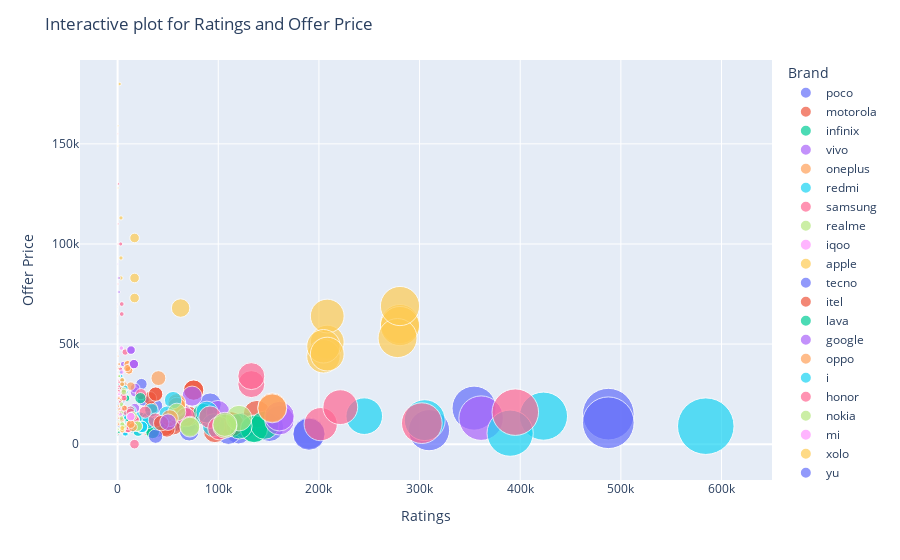

Notebook code for this chart:
### Markdown cell above
#### From the above scatter plot we infer that only certain phone brands like Xiaomi, Redmi, vivo and other brands support 5g and also most of the phones contain a battery mah of 5000.

### Code cell
fig = px.scatter(df, x="Ratings", y="Offer_Price", color="Brand",
                 hover_name='Product Name', size = 'Ratings', size_max = 40)
fig.update_layout(title="Interactive plot for Ratings and Offer Price", xaxis_title="Ratings", yaxis_title="Offer Price")
fig.show()

### Figure 1 — Plotly figure (JSON) as saved in the notebook; plotly's stock layout.template omitted (floating-point values rounded to 4 significant figures)
{"data": [{"hovertemplate": "<b>%{hovertext}</b><br><br>Brand=poco<br>Ratings=%{marker.size}<br>Offer_Price=%{y}<extra></extra>", "hovertext": ["POCO C55", "POCO C51", "POCO C51", "POCO C55", "POCO M6 5G", "POCO M6 5G", "POCO C65", "POCO C65", "POCO M6 Pro 5G", "POCO C65", "POCO C51 - Locked with Airtel Prepaid", "POCO M6 5G", "POCO M6 Pro 5G", "POCO M5", "POCO M4 Pro", "POCO M6 Pro 5G", "POCO X6 Pro 5G", "POCO X6 Pro 5G", "POCO X6 5G", "POCO X6 5G", "POCO M5", "POCO X6 5G", "POCO M3", "POCO M4 5G", "POCO F4 5G", "POCO M3", "POCO F5 5G", "POCO X4 Pro 5G", "POCO M3", "POCO M6 Pro 5G", "POCO C3", "POCO F4 5G", "POCO M2 Pro", "POCO M4 Pro 5G", "POCO X4 Pro 5G", "POCO M2 Reloaded", "POCO X5 5G", "POCO C31", "POCO C50", "POCO F5 5G"], "legendgroup": "poco", "marker": {"color": "#636efa", "size": [120063, 190137, 7363, 110099, 7944, 10560, 8148, 2452, 72667, 1281, 190137, 2053, 58521, 38882, 27838, 8911, 3201, 2585, 4712, 811, 18782, 811, 126448, 54414, 5457, 487533, 4966, 25592, 487533, 58521, 309418, 5702, 354140, 59655, 91928, 68055, 37750, 150821, 71124, 23706], "sizemode": "area", "sizeref": 365.2, "symbol": "circle"}, "mode": "markers", "name": "poco", "orientation": "v", "showlegend": true, "type": "scatter", "x": [120063, 190137, 7363, 110099, 7944, 10560, 8148, 2452, 72667, 1281, 190137, 2053, 58521, 38882, 27838, 8911, 3201, 2585, 4712, 811, 18782, 811, 126448, 54414, 5457, 487533, 4966, 25592, 487533, 58521, 309418, 5702, 354140, 59655, 91928, 68055, 37750, 150821, 71124, 23706], "xaxis": "x", "y": [6499, 5499, 5999, 5999, 10999, 9999, 7499, 8299, 11999, 8999, 4999, 12499, 10999, 6999, 9999, 13999, 25999, 27999, 20999, 23999, 7999, 22999, 9498, 14999, 21999, 14999, 30999, 21999, 10699, 10999, 6990, 29999, 17999, 16999, 19999, 9599, 18999, 8499, 6499, 29999], "yaxis": "y"}, {"hovertemplate": "<b>%{hovertext}</b><br><br>Brand=motorola<br>Ratings=%{marker.size}<br>Offer_Price=%{y}<extra></extra>", "hovertext": ["Motorola G34 5G", "Motorola G34 5G", "Motorola g54 5G", "Motorola g54 5G", "MOTOROLA g24 Power", "Motorola g84 5G", "Motorola G34 5G", "Motorola G34 5G", "Motorola Edge 40 Neo", "Motorola e13", "Motorola Edge 40 Neo", "MOTOROLA g24 Power", "MOTOROLA G04", "MOTOROLA g24 Power", "Motorola Edge 40 Neo", "Motorola e13", "MOTOROLA G04", "Motorola G32", "Motorola Edge 40", "Motorola G32", "Motorola Edge 40", "Motorola g13", "Motorola G9", "Motorola e32", "Motorola G60", "Motorola e32", "Motorola E7 Plus"], "legendgroup": "motorola", "marker": {"color": "#EF553B", "size": [12852, 12852, 70860, 63653, 941, 33047, 13322, 13322, 37801, 96674, 32129, 994, 590, 994, 37801, 29497, 403, 113007, 75561, 113007, 75561, 55659, 47160, 23905, 138459, 23905, 48984], "sizemode": "area", "sizeref": 365.2, "symbol": "circle"}, "mode": "markers", "name": "motorola", "orientation": "v", "showlegend": true, "type": "scatter", "x": [12852, 12852, 70860, 63653, 941, 33047, 13322, 13322, 37801, 96674, 32129, 994, 590, 994, 37801, 29497, 403, 113007, 75561, 113007, 75561, 55659, 47160, 23905, 138459, 23905, 48984], "xaxis": "x", "y": [11999, 11999, 13999, 15999, 7999, 17999, 10999, 10999, 24999, 6499, 22999, 8999, 6999, 8999, 24999, 7499, 7999, 9999, 26999, 9999, 26999, 8999, 7999, 7499, 14999, 7499, 7580], "yaxis": "y"}, {"hovertemplate": "<b>%{hovertext}</b><br><br>Brand=infinix<br>Ratings=%{marker.size}<br>Offer_Price=%{y}<extra></extra>", "hovertext": ["Infinix SMART 8", "Infinix SMART 8", "Infinix SMART 8 HD", "Infinix Note 30 5G", "Infinix Note 30 5G", "Infinix HOT 40i", "Infinix Zero 30 5G", "Infinix Zero 30 5G", "Infinix Zero 30 5G", "Infinix Zero 30 5G", "Infinix HOT 30 5G", "Infinix HOT 30 5G", "Infinix SMART 7", "Infinix SMART 7", "Infinix HOT 30i", "Infinix HOT 30i", "Infinix Smart 7 HD", "Infinix Smart 7 HD", "Infinix HOT 12 Play", "Infinix Hot 12 Pro", "Infinix Note 12 TURBO"], "legendgroup": "infinix", "marker": {"color": "#00cc96", "size": [1388, 7155, 20239, 4226, 85232, 1098, 3097, 8705, 8705, 3097, 4728, 25996, 135535, 135535, 146178, 27672, 34803, 34803, 120913, 12581, 9291], "sizemode": "area", "sizeref": 365.2, "symbol": "circle"}, "mode": "markers", "name": "infinix", "orientation": "v", "showlegend": true, "type": "scatter", "x": [1388, 7155, 20239, 4226, 85232, 1098, 3097, 8705, 8705, 3097, 4728, 25996, 135535, 135535, 146178, 27672, 34803, 34803, 120913, 12581, 9291], "xaxis": "x", "y": [8699, 7099, 6399, 14999, 14999, 9499, 21999, 22999, 22999, 21999, 12499, 12999, 7799, 7499, 9499, 8399, 6199, 6199, 8999, 10999, 12999], "yaxis": "y"}, {"hovertemplate": "<b>%{hovertext}</b><br><br>Brand=vivo<br>Ratings=%{marker.size}<br>Offer_Price=%{y}<extra></extra>", "hovertext": ["vivo T2x 5G", "vivo T2x 5G", "vivo T2x 5G", "vivo T2 5G", "vivo T2 5G", "vivo T2 Pro 5G", "vivo T2x 5G", "vivo Y16", "vivo Y02t", "vivo Y27", "vivo Y27", "vivo Y16", "vivo Y16", "vivo Y16", "vivo Y16", "vivo V29e 5G", "vivo V29e 5G", "vivo Y200 5G", "vivo Y16", "vivo Y16", "vivo Y27", "vivo Y16", "vivo Y17s", "vivo Y17s", "vivo Y56 5G", "vivo Y28 5G", "vivo Y28 5G", "vivo Y56 5G", "vivo Y28 5G", "vivo Y02", "vivo V27 5G", "vivo Y36", "vivo V29 5G", "vivo Y02", "vivo V27 5G", "vivo X100", "vivo V29 Pro 5G", "vivo X100", "vivo Y200e 5G", "vivo Y200 5G", "vivo Y33T", "vivo Y01A", "vivo Y200 5G", "vivo Y200 5G", "vivo X100 Pro"], "legendgroup": "vivo", "marker": {"color": "#ab63fa", "size": [361183, 64632, 160810, 17135, 99769, 74022, 160810, 6938, 3396, 1271, 1271, 6938, 6938, 3105, 3105, 17354, 17354, 1744, 6938, 6938, 1271, 3105, 779, 779, 3939, 122, 89, 3939, 75, 1263, 3534, 1044, 2417, 1263, 3534, 149, 5488, 149, 17, 1744, 2871, 96, 1744, 1744, 410], "sizemode": "area", "sizeref": 365.2, "symbol": "circle"}, "mode": "markers", "name": "vivo", "orientation": "v", "showlegend": true, "type": "scatter", "x": [361183, 64632, 160810, 17135, 99769, 74022, 160810, 6938, 3396, 1271, 1271, 6938, 6938, 3105, 3105, 17354, 17354, 1744, 6938, 6938, 1271, 3105, 779, 779, 3939, 122, 89, 3939, 75, 1263, 3534, 1044, 2417, 1263, 3534, 149, 5488, 149, 17, 1744, 2871, 96, 1744, 1744, 410], "xaxis": "x", "y": [12999, 14999, 11999, 17999, 15999, 23999, 13999, 9900, 7499, 11905, 11626, 9955, 9618, 9850, 9930, 25999, 27999, 23999, 9999, 16999, 11999, 9887, 11499, 10499, 16555, 15499, 16999, 17999, 13999, 8780, 35999, 14999, 36999, 8499, 36999, 69999, 39999, 69999, 20999, 21999, 16380, 8288, 23275, 23340, 89999], "yaxis": "y"}, {"hovertemplate": "<b>%{hovertext}</b><br><br>Brand=oneplus<br>Ratings=%{marker.size}<br>Offer_Price=%{y}<extra></extra>", "hovertext": ["OnePlus Nord CE 3 Lite 5G", "OnePlus Nord CE 3 Lite 5G", "OnePlus Nord CE 3 Lite 5G", "OnePlus Nord CE 3 Lite 5G", "OnePlus Nord CE 3 Lite 5G", "OnePlus Nord CE 3 Lite 5G", "OnePlus Nord CE 3 Lite 5G", "OnePlus Nord CE3 5G", "OnePlus Nord CE 2 Lite 5G", "OnePlus Nord CE3 5G", "OnePlus 12R", "OnePlus 12R", "OnePlus Nord CE 3 Lite 5G", "OnePlus 12R", "OnePlus 12R", "OnePlus Nord CE 3 Lite 5G", "OnePlus Nord CE 2 Lite 5G", "OnePlus Nord 3 5G", "OnePlus Nord 3 5G", "OnePlus Nord 3 5G", "OnePlus 11R 5G", "OnePlus 11R 5G", "OnePlus 11R 5G", "OnePlus Nord 3 5G", "OnePlus 11R 5G", "OnePlus 11R 5G", "OnePlus 11R 5G", "OnePlus 10R", "OnePlus 12", "OnePlus 12", "OnePlus 12", "OnePlus N20 SE", "OnePlus N20 SE", "OnePlus Nord CE 2 5G", "OnePlus 12", "OnePlus Nord CE 2 5G", "OnePlus Nord CE 5G", "OnePlus 10 Pro 5G", "OnePlus Nord CE 2 5G", "OnePlus Nord 2T 5G", "OnePlus N20 SE"], "legendgroup": "oneplus", "marker": {"color": "#FFA15A", "size": [58750, 58750, 58750, 58750, 58750, 58750, 58750, 5583, 153645, 5583, 257, 257, 58750, 99, 99, 58750, 153645, 1362, 3718, 3718, 9973, 11273, 11273, 1362, 9973, 11273, 11273, 6666, 82, 69, 69, 265, 265, 3242, 82, 3242, 51, 567, 3242, 13132, 265], "sizemode": "area", "sizeref": 365.2, "symbol": "circle"}, "mode": "markers", "name": "oneplus", "orientation": "v", "showlegend": true, "type": "scatter", "x": [58750, 58750, 58750, 58750, 58750, 58750, 58750, 5583, 153645, 5583, 257, 257, 58750, 99, 99, 58750, 153645, 1362, 3718, 3718, 9973, 11273, 11273, 1362, 9973, 11273, 11273, 6666, 82, 69, 69, 265, 265, 3242, 82, 3242, 51, 567, 3242, 13132, 265], "xaxis": "x", "y": [19549, 18396, 18101, 19599, 19879, 19950, 18498, 22848, 18350, 22988, 38891, 38892, 20810, 45450, 45828, 18988, 17885, 36000, 28028, 30500, 39927, 36860, 38489, 37850, 40009, 37999, 36935, 29750, 68475, 63622, 64440, 14399, 12873, 22495, 69184, 23945, 22989, 43999, 21999, 28999, 13690], "yaxis": "y"}, {"hovertemplate": "<b>%{hovertext}</b><br><br>Brand=redmi<br>Ratings=%{marker.size}<br>Offer_Price=%{y}<extra></extra>", "hovertext": ["REDMI 13C", "REDMI A2", "REDMI A2", "REDMI 13C", "REDMI 12 5G", "REDMI 12 5G", "REDMI 12", "REDMI 13c 5G", "REDMI 13c 5G", "REDMI 13c 5G", "REDMI 13c 5G", "REDMI 13c 5G", "REDMI 13c 5G", "REDMI 13c 5G", "REDMI Note 13 5G", "REDMI Note 13 Pro 5G", "REDMI Note 13 5G", "REDMI Note 13 5G", "REDMI Note 13 5G", "REDMI Note 13 5G", "REDMI A3", "REDMI Note 13 5G", "REDMI Note 13 5G", "REDMI Note 13 Pro 5G", "REDMI Note 12", "REDMI 10 Power", "REDMI 13C", "REDMI 12", "REDMI A3", "REDMI 13c 5G", "REDMI 12C", "REDMI 12C", "REDMI A3", "REDMI A2", "REDMI Note 13 Pro+ 5G", "REDMI Note 13 Pro 5G", "REDMI Note 12 5G", "REDMI 11 Prime", "REDMI Note 11", "REDMI A2+", "REDMI Note 12 5G", "REDMI 12C", "REDMI Note 13 Pro+ 5G", "REDMI 10 Power", "REDMI 10 Power", "REDMI A2+", "REDMI 12C", "REDMI Note 12 5G", "REDMI 12 5G", "REDMI 12C", "REDMI 13C", "REDMI 12C", "REDMI 13C", "REDMI Note 10S", "REDMI 9 Power", "REDMI Note 11S", "REDMI Note 12", "REDMI Note 11S", "REDMI Note 13 Pro+ 5G", "REDMI 12C", "REDMI A2+", "REDMI 10A SPORT", "REDMI Note 12 Pro 5G", "REDMI A1+", "REDMI 11 Prime", "REDMI 12C", "REDMI 9i", "Redmi Note 7S", "Redmi 7A", "REDMI K50i 5G", "REDMI Note 11", "REDMI 11 Prime 5G", "REDMI 11 Prime 5G", "REDMI 10A", "REDMI Note 10S", "REDMI Note 12 5G", "REDMI 10A", "REDMI 10A", "REDMI 10A", "Redmi 9A Sport", "REDMI Note 10T 5G", "Redmi Note 7S", "REDMI 11 Prime 5G", "REDMI 11 Prime 5G", "REDMI Note 11 SE"], "legendgroup": "redmi", "marker": {"color": "#19d3f3", "size": [1958, 7724, 20399, 1114, 11126, 21810, 40453, 1930, 1053, 1513, 1053, 1930, 1513, 1053, 940, 7291, 275, 732, 275, 275, 145, 732, 732, 7291, 30472, 5887, 723, 95346, 50, 1930, 4447, 24250, 55, 7724, 3250, 847, 8464, 18172, 2903, 2761, 4662, 4447, 3250, 5887, 5887, 2761, 24250, 14105, 6337, 24250, 1958, 4447, 723, 88762, 245051, 4474, 30472, 1586, 3250, 24250, 2761, 1540, 55143, 13196, 7787, 24250, 584356, 423116, 389975, 3883, 2803, 2894, 2894, 234, 8231, 14105, 2791, 2791, 14069, 7382, 33661, 305147, 4420, 4420, 49226], "sizemode": "area", "sizeref": 365.2, "symbol": "circle"}, "mode": "markers", "name": "redmi", "orientation": "v", "showlegend": true, "type": "scatter", "x": [1958, 7724, 20399, 1114, 11126, 21810, 40453, 1930, 1053, 1513, 1053, 1930, 1513, 1053, 940, 7291, 275, 732, 275, 275, 145, 732, 732, 7291, 30472, 5887, 723, 95346, 50, 1930, 4447, 24250, 55, 7724, 3250, 847, 8464, 18172, 2903, 2761, 4662, 4447, 3250, 5887, 5887, 2761, 24250, 14105, 6337, 24250, 1958, 4447, 723, 88762, 245051, 4474, 30472, 1586, 3250, 24250, 2761, 1540, 55143, 13196, 7787, 24250, 584356, 423116, 389975, 3883, 2803, 2894, 2894, 234, 8231, 14105, 2791, 2791, 14069, 7382, 33661, 305147, 4420, 4420, 49226], "xaxis": "x", "y": [7999, 5299, 6599, 8799, 14999, 13499, 10499, 12048, 14146, 10895, 14492, 12098, 11245, 14099, 17684, 25999, 21254, 19083, 21250, 20898, 7299, 18999, 19999, 27999, 12999, 9989, 11499, 9499, 9299, 12499, 8930, 7999, 8299, 5690, 35999, 29999, 15499, 8999, 11628, 7753, 18999, 8790, 33999, 10889, 9442, 7799, 8499, 16999, 13500, 8499, 8989, 9379, 11499, 15998, 13999, 14389, 10999, 13880, 35999, 8684, 7800, 8995, 21999, 7499, 9337, 8639, 8999, 13999, 5499, 24999, 10940, 13899, 13990, 8890, 17490, 16450, 7780, 7380, 8219, 7490, 16999, 11999, 11190, 10980, 14990], "yaxis": "y"}, {"hovertemplate": "<b>%{hovertext}</b><br><br>Brand=samsung<br>Ratings=%{marker.size}<br>Offer_Price=%{y}<extra></extra>", "hovertext": ["SAMSUNG Galaxy M14 5G", "SAMSUNG Galaxy M14 5G", "SAMSUNG Galaxy M14 5G", "SAMSUNG Galaxy M14 5G", "SAMSUNG Galaxy M04", "SAMSUNG Galaxy M14 5G", "SAMSUNG Galaxy M04", "SAMSUNG Galaxy F14 5G", "SAMSUNG Galaxy M14 5G", "Samsung Galaxy S21 FE 5G with Snapdragon 888", "SAMSUNG Galaxy F14 5G", "SAMSUNG Galaxy M34 5G without charger", "SAMSUNG Galaxy M34 5G", "SAMSUNG Galaxy M14 5G", "SAMSUNG Galaxy M34 5G without charger", "Samsung Galaxy S21 FE 5G with Snapdragon 888", "SAMSUNG Galaxy F54 5G", "SAMSUNG Galaxy M34 5G", "SAMSUNG Galaxy M04", "SAMSUNG Galaxy M04", "SAMSUNG Galaxy M14 5G", "SAMSUNG Galaxy A34 5G", "SAMSUNG Galaxy F34 5G", "SAMSUNG Galaxy F34 5G", "SAMSUNG Galaxy S22 5G", "SAMSUNG Galaxy A34 5G", "SAMSUNG Galaxy A14 5G", "SAMSUNG Galaxy S23 5G", "SAMSUNG Galaxy A05s", "SAMSUNG Galaxy F13", "SAMSUNG Galaxy F34 5G", "SAMSUNG Galaxy A34 5G", "SAMSUNG Galaxy A15 5G", "SAMSUNG Galaxy F04", "SAMSUNG Galaxy A34 5G", "SAMSUNG Galaxy M04", "SAMSUNG Galaxy A03 Core", "SAMSUNG Galaxy M34 5G without charger", "SAMSUNG Galaxy S23 5G", "SAMSUNG GALAXY M13", "SAMSUNG Galaxy F41", "SAMSUNG GALAXY M13", "SAMSUNG Galaxy A53", "SAMSUNG Galaxy A53", "SAMSUNG Galaxy A14 5G", "SAMSUNG Galaxy A15 5G", "SAMSUNG Galaxy A04s", "SAMSUNG Galaxy Z Flip5", "SAMSUNG Galaxy S24 5G", "SAMSUNG Galaxy A05s", "SAMSUNG GALAXY M13", "SAMSUNG Galaxy A53", "SAMSUNG Galaxy F12", "SAMSUNG Galaxy S24 Ultra 5G", "SAMSUNG Galaxy S23 FE", "SAMSUNG M02s", "SAMSUNG Galaxy M33 5G", "SAMSUNG Galaxy Z Flip5", "SAMSUNG Galaxy A14 5G", "SAMSUNG Galaxy A12", "SAMSUNG Galaxy F22", "SAMSUNG Galaxy M34 5G without charger", "SAMSUNG Galaxy M52 5G", "SAMSUNG Galaxy S24 5G", "SAMSUNG Galaxy A23 5G", "SAMSUNG Galaxy S20 FE", "SAMSUNG Galaxy A23 5G", "SAMSUNG Galaxy A33", "SAMSUNG Galaxy A53", "SAMSUNG GALAXY M13", "SAMSUNG Galaxy Z Flip3 5G", "SAMSUNG M02s", "SAMSUNG Galaxy F42 5G", "SAMSUNG Galaxy A54 5G", "SAMSUNG Galaxy F23 5G", "SAMSUNG Galaxy S23 Ultra 5G", "SAMSUNG Galaxy Z Fold5", "SAMSUNG Galaxy A15 5G", "SAMSUNG Galaxy M33 5G", "SAMSUNG Galaxy M33 5G", "SAMSUNG Galaxy S23 FE"], "legendgroup": "samsung", "marker": {"color": "#FF6692", "size": [16801, 16801, 4086, 4086, 10420, 16801, 10420, 91798, 4086, 132862, 37584, 2391, 1364, 4086, 2391, 132862, 23261, 190, 10420, 10420, 16801, 5895, 27317, 6353, 15903, 5895, 7634, 4140, 33, 201792, 6353, 5895, 501, 101185, 5895, 10420, 4637, 430, 4140, 5164, 395120, 1588, 1762, 1762, 3762, 501, 153, 622, 482, 53, 1588, 854, 302244, 1036, 204, 1313, 12723, 622, 3237, 1401, 67841, 430, 1571, 482, 2391, 1262, 1115, 1187, 1762, 5164, 7526, 1274, 6437, 3061, 221275, 3107, 378, 501, 4693, 12723, 204], "sizemode": "area", "sizeref": 365.2, "symbol": "circle"}, "mode": "markers", "name": "samsung", "orientation": "v", "showlegend": true, "type": "scatter", "x": [16801, 16801, 4086, 4086, 10420, 16801, 10420, 91798, 4086, 132862, 37584, 2391, 1364, 4086, 2391, 132862, 23261, 190, 10420, 10420, 16801, 5895, 27317, 6353, 15903, 5895, 7634, 4140, 33, 201792, 6353, 5895, 501, 101185, 5895, 10420, 4637, 430, 4140, 5164, 395120, 1588, 1762, 1762, 3762, 501, 153, 622, 482, 53, 1588, 854, 302244, 1036, 204, 1313, 12723, 622, 3237, 1401, 67841, 430, 1571, 482, 2391, 1262, 1115, 1187, 1762, 5164, 7526, 1274, 6437, 3061, 221275, 3107, 378, 501, 4693, 12723, 204], "xaxis": "x", "y": [12195, 12461, 12295, 11057, 7485, 12048, 7425, 13490, 11257, 29999, 11990, 16030, 15734, 12149, 15998, 33999, 24999, 17999, 7504, 7672, 0, 26499, 15999, 17999, 39999, 24499, 15999, 69999, 11499, 9999, 17999, 24499, 19499, 7999, 26499, 8999, 6716, 17898, 64999, 9690, 15999, 12965, 25990, 28990, 13499, 22499, 12999, 109999, 79999, 12999, 12998, 31999, 10499, 129999, 59999, 7490, 16990, 99999, 17999, 14990, 13499, 19190, 22990, 79999, 20999, 26799, 22999, 22990, 30999, 9490, 45999, 8290, 22999, 37499, 18499, 99999, 154999, 19499, 17407, 15900, 54999], "yaxis": "y"}, {"hovertemplate": "<b>%{hovertext}</b><br><br>Brand=realme<br>Ratings=%{marker.size}<br>Offer_Price=%{y}<extra></extra>", "hovertext": ["realme 11x 5G", "realme 11x 5G", "realme C51", "realme C51", "realme 11 5G", "realme C53", "realme 12 Pro 5G", "realme Narzo N53", "realme 12 Pro 5G", "realme Narzo N53", "realme Narzo N53", "realme C53", "realme Narzo N53", "realme Narzo 60X 5G", "realme Narzo 60X 5G", "realme C53", "realme Narzo 60X 5G", "realme Narzo N53", "realme Narzo N55", "realme Narzo N55", "realme 12 Pro+ 5G", "realme Narzo N55", "realme Narzo N55", "realme 12 Pro+ 5G", "realme Narzo 60 5G", "realme 12 Pro+ 5G", "realme Narzo 60 5G", "realme Narzo 60 5G", "realme 12 Pro+ 5G", "realme 12 Pro+ 5G", "realme C67 5G", "realme C67 5G", "realme Narzo N53", "realme Narzo N53", "realme Narzo N53", "realme Narzo N53", "realme C53"], "legendgroup": "realme", "marker": {"color": "#B6E880", "size": [15012, 120607, 71800, 71800, 58849, 106565, 6177, 4582, 6177, 633, 633, 19650, 5770, 2891, 2891, 19650, 2073, 5770, 2640, 4656, 4806, 2640, 4656, 4806, 3850, 4806, 3850, 3850, 1560, 1560, 692, 3155, 4582, 5770, 5770, 4582, 106565], "sizemode": "area", "sizeref": 365.2, "symbol": "circle"}, "mode": "markers", "name": "realme", "orientation": "v", "showlegend": true, "type": "scatter", "x": [15012, 120607, 71800, 71800, 58849, 106565, 6177, 4582, 6177, 633, 633, 19650, 5770, 2891, 2891, 19650, 2073, 5770, 2640, 4656, 4806, 2640, 4656, 4806, 3850, 4806, 3850, 3850, 1560, 1560, 692, 3155, 4582, 5770, 5770, 4582, 106565], "xaxis": "x", "y": [13999, 12999, 8999, 8499, 15999, 8999, 26999, 9850, 25999, 9944, 9354, 8999, 7972, 12795, 12882, 8999, 11800, 7739, 9900, 9961, 31999, 10898, 9799, 29999, 18995, 31999, 15588, 19999, 33999, 33999, 14499, 11999, 10000, 8386, 8948, 9949, 9900], "yaxis": "y"}, {"hovertemplate": "<b>%{hovertext}</b><br><br>Brand=iqoo<br>Ratings=%{marker.size}<br>Offer_Price=%{y}<extra></extra>", "hovertext": ["IQOO Z7s 5G", "IQOO Z7s 5G", "IQOO Z7 Pro 5G", "IQOO Z7 Pro 5G", "IQOO Z7 Pro 5G", "IQOO Z6 Lite 5G", "IQOO Neo 7 pro", "IQOO neo 7 pro", "IQOO Z6 Lite 5G", "IQOO Neo 7 pro", "IQOO Neo 7 Pro", "IQOO Neo 7 Pro", "IQOO IQOOZ7PRO"], "legendgroup": "iqoo", "marker": {"color": "#FF97FF", "size": [2540, 2904, 1398, 1398, 1398, 1056, 282, 389, 1056, 282, 389, 282, 34], "sizemode": "area", "sizeref": 365.2, "symbol": "circle"}, "mode": "markers", "name": "iqoo", "orientation": "v", "showlegend": true, "type": "scatter", "x": [2540, 2904, 1398, 1398, 1398, 1056, 282, 389, 1056, 282, 389, 282, 34], "xaxis": "x", "y": [17699, 14884, 25080, 24955, 23742, 13275, 35153, 32470, 12825, 34979, 32590, 35890, 24495], "yaxis": "y"}, {"hovertemplate": "<b>%{hovertext}</b><br><br>Brand=apple<br>Ratings=%{marker.size}<br>Offer_Price=%{y}<extra></extra>", "hovertext": ["Apple iPhone 14", "Apple iPhone 14", "Apple iPhone 13", "Apple iPhone 15", "Apple iPhone 15 Plus", "Apple iPhone 15 Plus", "Apple iPhone 15", "Apple iPhone 12", "Apple iPhone 14 Plus", "Apple iPhone 14", "Apple iPhone 15 Pro", "Apple iPhone 15 Plus", "Apple iPhone 11", "Apple iPhone 12", "Apple iPhone 11", "Apple iPhone 15 Pro", "Apple iPhone 12", "Apple iPhone 15", "Apple iPhone 15 Pro Max", "Apple iPhone 13 Pro Max"], "legendgroup": "apple", "marker": {"color": "#FECB52", "size": [280548, 280548, 278146, 16874, 3362, 3362, 16874, 208285, 62604, 280548, 560, 3362, 204529, 208285, 204529, 560, 208285, 16874, 432, 2057], "sizemode": "area", "sizeref": 365.2, "symbol": "circle"}, "mode": "markers", "name": "apple", "orientation": "v", "showlegend": true, "type": "scatter", "x": [280548, 280548, 278146, 16874, 3362, 3362, 16874, 208285, 62604, 280548, 560, 3362, 204529, 208285, 204529, 560, 208285, 16874, 432, 2057], "xaxis": "x", "y": [59999, 58999, 52999, 72999, 92999, 82999, 82999, 50999, 67999, 68999, 158990, 112999, 43900, 63999, 48900, 127990, 44999, 102999, 148900, 179900], "yaxis": "y"}, {"hovertemplate": "<b>%{hovertext}</b><br><br>Brand=tecno<br>Ratings=%{marker.size}<br>Offer_Price=%{y}<extra></extra>", "hovertext": ["Tecno Spark Go 2023", "Tecno POVA 5 Pro 5G", "Tecno Spark Go 2023", "Tecno Spark Go 2023", "Tecno Spark Go 2024", "Tecno Spark Go 2024", "Tecno Spark Go 2024", "Tecno Spark 10 Pro", "Tecno Spark Go 2024", "Tecno Spark Go 2023", "Tecno Spark Go 2024", "Tecno Spark Go 2024", "Tecno Spark 10C", "Tecno Pova 5 Pro 5G", "Tecno Spark Go 2023 6.56 HD+Display 13MP Dual Camera", "Tecno Spark Go 2023 6.56 HD+Display 13MP Dual Camera", "Tecno Spark Go 2023", "Tecno Pova 5 Pro 5G", "Tecno Pova 5 45W Ultra Fast Charging 6000mAh Big Battery 3D Textured Design 6.78 FHD", "Tecno Spark Go 2023", "Tecno Spark 10 Pro Moon Explorer 50MPCamera, Glass Back, 16GB Expandable RAM", "Tecno POP 8", "Tecno POP 8", "Tecno Camon20 Predawn 64MP Rear Camera", "Tecno Pop 7 pro", "Tecno Camon20 Predawn 64MP RGBW Camera", "Tecno Spark 9", "Tecno Spark 10", "Tecno Camon 20 Pro RGBW OIS Rear Camera 6.67 FHD", "Tecno Camon 20 Pro", "Tecno Spark 20", "Tecno Spark 20", "Tecno Spark Go 2023", "Tecno Pop 7 Pro", "Tecno Camon 20 Pro", "Tecno Pop 5 LTE", "Tecno Spark 10 50MP AI Dual Rear Camera HD Display", "Tecno Pova 5 45W Ultra Fast Charging 6000mAh Big Battery 3D Textured Design 6.78 FHD", "Tecno Spark Go 2023", "Tecno Spark Go 2023", "Tecno Spark 10 5G", "Tecno Spark 7", "Tecno Spark 7", "Tecno Phantom X2 Pro"], "legendgroup": "tecno", "marker": {"color": "#636efa", "size": [1182, 224, 1182, 331, 164, 164, 164, 380, 164, 1182, 164, 169, 313, 224, 606, 606, 1182, 224, 446, 331, 31, 16, 16, 234, 55, 352, 1122, 180, 518, 550, 4, 4, 331, 47, 550, 915, 223, 446, 1182, 1182, 155, 1582, 1582, 14], "sizemode": "area", "sizeref": 365.2, "symbol": "circle"}, "mode": "markers", "name": "tecno", "orientation": "v", "showlegend": true, "type": "scatter", "x": [1182, 224, 1182, 331, 164, 164, 164, 380, 164, 1182, 164, 169, 313, 224, 606, 606, 1182, 224, 446, 331, 31, 16, 16, 234, 55, 352, 1122, 180, 518, 550, 4, 4, 331, 47, 550, 915, 223, 446, 1182, 1182, 155, 1582, 1582, 14], "xaxis": "x", "y": [5299, 15999, 5880, 6999, 7998, 6995, 7248, 9990, 7829, 6409, 7844, 6649, 8999, 15999, 7309, 6945, 6370, 15049, 11998, 6449, 8999, 7799, 7438, 11199, 6488, 12320, 8990, 9479, 17999, 17999, 9999, 9999, 6790, 7599, 19999, 6599, 9889, 11999, 6868, 6878, 13765, 6875, 6990, 44998], "yaxis": "y"}, {"hovertemplate": "<b>%{hovertext}</b><br><br>Brand=itel<br>Ratings=%{marker.size}<br>Offer_Price=%{y}<extra></extra>", "hovertext": ["itel A70 | 5000 mAh Battery |13MP Dual Rear Camera | Type C Charging", "itel A70 | 5000 mAh Battery |13MP Dual Rear Camera | Type C Charging", "itel A70 | 5000 mAh Battery |13MP Dual Rear Camera | Type C Charging", "itel A70 | 5000 mAh Battery |13MP Dual Rear Camera | Type C Charging", "itel S23", "itel A60s, Upto 8GB RAM|8MP AI Rear Camera|5000mAh Battery|Faceunlock & Fingerprint", "itel U30 keypad Mobile|1200 mAh battery|Expandable Storage Upto 32GB", "itel S23 with Dual Sim| 50MP Rear Camera| 5000mAh Battery|Expandable Upto 1 TB", "itel P40 Plus,Upto 8GB RAM|13MP Rear Camera|7000mAh Battery with 18W Fast Charging", "itel S23 with Dual Sim| 50MP Rear Camera| 5000mAh Battery|Expandable Upto 1 TB", "itel S23", "itel P55 5G |50MP Dual Rear Camera|5000mAh Battery|Expandable Upto 1 TB", "itel A60S", "itel P55 5G |50MP Dual Rear Camera|5000mAh Battery|Expandable Upto 1 TB", "itel S23+", "itel Aura 05i|Leather Finish|4000 Mah Battery|Type C Charging Support", "itel P40", "itel P40", "itel A60s", "itel A60s", "itel A60s, Upto 8GB RAM|8MP AI Rear Camera|5000mAh Battery|Faceunlock & Fingerprint", "itel A60S", "itel A60", "itel A70", "itel A23s", "itel P40", "itel A60S", "itel S23", "itel Vision 3"], "legendgroup": "itel", "marker": {"color": "#EF553B", "size": [105, 105, 105, 105, 305, 46, 151, 248, 59, 248, 305, 683, 1208, 683, 104, 88, 316, 593, 17, 17, 46, 1208, 402, 35, 711, 593, 1208, 33, 765], "sizemode": "area", "sizeref": 365.2, "symbol": "circle"}, "mode": "markers", "name": "itel", "orientation": "v", "showlegend": true, "type": "scatter", "x": [105, 105, 105, 105, 305, 46, 151, 248, 59, 248, 305, 683, 1208, 683, 104, 88, 316, 593, 17, 17, 46, 1208, 402, 35, 711, 593, 1208, 33, 765], "xaxis": "x", "y": [6289, 6249, 6290, 6241, 6099, 6998, 993, 6859, 7399, 6849, 7270, 9736, 7230, 9695, 14999, 5527, 6799, 7499, 6490, 6495, 6999, 6379, 5999, 7999, 4689, 6199, 6389, 0, 5990], "yaxis": "y"}, {"hovertemplate": "<b>%{hovertext}</b><br><br>Brand=lava<br>Ratings=%{marker.size}<br>Offer_Price=%{y}<extra></extra>", "hovertext": ["LAVA Blaze", "LAVA Blaze", "LAVA Blaze 2pro", "LAVA Blaze 1X 5G", "LAVA YUVA 2 PRO", "LAVA Blaze 2 5G with Dual Sim|50MP Rear Camera|5000 mAh Battery|Expandable Upto 1 TB", "LAVA Blaze 2 5G with Dual Sim|50MP Rear Camera|5000 mAh Battery|Expandable Upto 1 TB", "LAVA Blaze 2 5G with Dual Sim|50MP Rear Camera|5000 mAh Battery|Expandable Upto 1 TB", "LAVA Blaze 2 5G with Dual Sim|50MP Rear Camera|5000 mAh Battery|Expandable Upto 1 TB", "LAVA Blaze Nxt", "LAVA Blaze 2 5G with Dual Sim|50MP Rear Camera|5000 mAh Battery|Expandable Upto 1 TB", "LAVA Agni 2", "LAVA Blaze Pro 5G", "LAVA Blaze Nxt", "LAVA Blaze 1X 5G", "LAVA Z2C", "LAVA Blaze Pro", "LAVA Blaze", "LAVA X3"], "legendgroup": "lava", "marker": {"color": "#00cc96", "size": [1292, 1292, 49, 492, 931, 83, 83, 83, 205, 91, 205, 33, 159, 91, 492, 133, 478, 1292, 7], "sizemode": "area", "sizeref": 365.2, "symbol": "circle"}, "mode": "markers", "name": "lava", "orientation": "v", "showlegend": true, "type": "scatter", "x": [1292, 1292, 49, 492, 931, 83, 83, 83, 205, 91, 205, 33, 159, 91, 492, 133, 478, 1292, 7], "xaxis": "x", "y": [5996, 7999, 8890, 10898, 7388, 10178, 10219, 10175, 11174, 6690, 11290, 21239, 13270, 6750, 10949, 7499, 10499, 5996, 6330], "yaxis": "y"}, {"hovertemplate": "<b>%{hovertext}</b><br><br>Brand=google<br>Ratings=%{marker.size}<br>Offer_Price=%{y}<extra></extra>", "hovertext": ["Google Pixel 7a", "Google Pixel 7a", "Google Pixel 7", "Google Pixel 7", "Google Pixel 8", "Google Pixel 8"], "legendgroup": "google", "marker": {"color": "#ab63fa", "size": [16230, 16230, 13352, 13352, 1456, 1456], "sizemode": "area", "sizeref": 365.2, "symbol": "circle"}, "mode": "markers", "name": "google", "orientation": "v", "showlegend": true, "type": "scatter", "x": [16230, 16230, 13352, 13352, 1456, 1456], "xaxis": "x", "y": [39999, 39999, 46999, 46999, 82999, 75999], "yaxis": "y"}, {"hovertemplate": "<b>%{hovertext}</b><br><br>Brand=oppo<br>Ratings=%{marker.size}<br>Offer_Price=%{y}<extra></extra>", "hovertext": ["OPPO A17", "OPPO A59 5G", "OPPO A59 5G", "OPPO Reno11 5G", "OPPO Reno11 5G", "OPPO A59 5G", "OPPO A58", "OPPO A18", "OPPO A18", "OPPO A17k", "OPPO Reno10 5G", "OPPO A38", "OPPO A16", "OPPO Reno10 Pro 5G", "OPPO A79 5G", "OPPO F21s Pro", "OPPO Reno11 Pro 5G", "OPPO A79 5G", "OPPO F23 5G", "OPPO F23 5G", "OPPO A17", "OPPO A78", "OPPO A78 5G", "OPPO A33"], "legendgroup": "oppo", "marker": {"color": "#FFA15A", "size": [13058, 328, 380, 4459, 4459, 328, 1418, 1064, 1064, 15141, 40563, 464, 4192, 9548, 880, 1546, 1528, 880, 1344, 1344, 13058, 593, 6855, 51890], "sizemode": "area", "sizeref": 365.2, "symbol": "circle"}, "mode": "markers", "name": "oppo", "orientation": "v", "showlegend": true, "type": "scatter", "x": [13058, 328, 380, 4459, 4459, 328, 1418, 1064, 1064, 15141, 40563, 464, 4192, 9548, 880, 1546, 1528, 880, 1344, 1344, 13058, 593, 6855, 51890], "xaxis": "x", "y": [9999, 13999, 15499, 31999, 29999, 13999, 12999, 10499, 9999, 8499, 32999, 10999, 12250, 37999, 18999, 17490, 39999, 16968, 22999, 22999, 9999, 15499, 17999, 12990], "yaxis": "y"}, {"hovertemplate": "<b>%{hovertext}</b><br><br>Brand=i<br>Ratings=%{marker.size}<br>Offer_Price=%{y}<extra></extra>", "hovertext": ["I Kall Z19", "I Kall K-510", "I Kall K-510", "I Kall Z14 Pro"], "legendgroup": "i", "marker": {"color": "#19d3f3", "size": [245, 201, 201, 34], "sizemode": "area", "sizeref": 365.2, "symbol": "circle"}, "mode": "markers", "name": "i", "orientation": "v", "showlegend": true, "type": "scatter", "x": [245, 201, 201, 34], "xaxis": "x", "y": [6999, 4499, 4499, 7590], "yaxis": "y"}, {"hovertemplate": "<b>%{hovertext}</b><br><br>Brand=honor<br>Ratings=%{marker.size}<br>Offer_Price=%{y}<extra></extra>", "hovertext": ["Honor 90 5G", "Honor X9b", "Honor 90 5G", "Honor X9b", "Honor 90 5G"], "legendgroup": "honor", "marker": {"color": "#FF6692", "size": [160, 8, 734, 8, 160], "sizemode": "area", "sizeref": 365.2, "symbol": "circle"}, "mode": "markers", "name": "honor", "orientation": "v", "showlegend": true, "type": "scatter", "x": [160, 8, 734, 8, 160], "xaxis": "x", "y": [25890, 24770, 27790, 27999, 25790], "yaxis": "y"}, {"hovertemplate": "<b>%{hovertext}</b><br><br>Brand=nokia<br>Ratings=%{marker.size}<br>Offer_Price=%{y}<extra></extra>", "hovertext": ["Nokia G42 5G", "Nokia C32", "Nokia G42 5G", "Nokia C32", "Nokia C32", "Nokia 5.4", "Nokia C12 pro", "Nokia C32", "Nokia C32", "Nokia C32", "Nokia C12 Pro", "Nokia C22 Dual Sim with Jelly Case | 6.51 inch Display | 5000 mAh Battery", "Nokia 3.4", "Nokia G11 Plus DS 50MP Camera, 8MP+2MP Dual Front Camera"], "legendgroup": "nokia", "marker": {"color": "#B6E880", "size": [191, 903, 191, 903, 903, 3814, 17, 85, 85, 85, 60, 66, 591, 393], "sizemode": "area", "sizeref": 365.2, "symbol": "circle"}, "mode": "markers", "name": "nokia", "orientation": "v", "showlegend": true, "type": "scatter", "x": [191, 903, 191, 903, 903, 3814, 17, 85, 85, 85, 60, 66, 591, 393], "xaxis": "x", "y": [16864, 7499, 16772, 7499, 7470, 12999, 5999, 8499, 8499, 8299, 6349, 6449, 11600, 7755], "yaxis": "y"}, {"hovertemplate": "<b>%{hovertext}</b><br><br>Brand=mi<br>Ratings=%{marker.size}<br>Offer_Price=%{y}<extra></extra>", "hovertext": ["Mi 11 Lite", "Mi 10T", "Mi 11 Lite", "Mi 10T Pro"], "legendgroup": "mi", "marker": {"color": "#FF97FF", "size": [13187, 4136, 13187, 3707], "sizemode": "area", "sizeref": 365.2, "symbol": "circle"}, "mode": "markers", "name": "mi", "orientation": "v", "showlegend": true, "type": "scatter", "x": [13187, 4136, 13187, 3707], "xaxis": "x", "y": [13808, 35999, 13740, 47999], "yaxis": "y"}, {"hovertemplate": "<b>%{hovertext}</b><br><br>Brand=xolo<br>Ratings=%{marker.size}<br>Offer_Price=%{y}<extra></extra>", "hovertext": ["XOLO ERA 1X Pro", "XOLO ERA 2X with Finger Print Sensor"], "legendgroup": "xolo", "marker": {"color": "#FECB52", "size": [4508, 4688], "sizemode": "area", "sizeref": 365.2, "symbol": "circle"}, "mode": "markers", "name": "xolo", "orientation": "v", "showlegend": true, "type": "scatter", "x": [4508, 4688], "xaxis": "x", "y": [6888, 8099], "yaxis": "y"}, {"hovertemplate": "<b>%{hovertext}</b><br><br>Brand=yu<br>Ratings=%{marker.size}<br>Offer_Price=%{y}<extra></extra>", "hovertext": ["YU Yureka Plus"], "legendgroup": "yu", "marker": {"color": "#636efa", "size": [37766], "sizemode": "area", "sizeref": 365.2, "symbol": "circle"}, "mode": "markers", "name": "yu", "orientation": "v", "showlegend": true, "type": "scatter", "x": [37766], "xaxis": "x", "y": [3999], "yaxis": "y"}, {"hovertemplate": "<b>%{hovertext}</b><br><br>Brand=asus<br>Ratings=%{marker.size}<br>Offer_Price=%{y}<extra></extra>", "hovertext": ["ASUS Zenfone 5 A501CG"], "legendgroup": "asus", "marker": {"color": "#EF553B", "size": [43305], "sizemode": "area", "sizeref": 365.2, "symbol": "circle"}, "mode": "markers", "name": "asus", "orientation": "v", "showlegend": true, "type": "scatter", "x": [43305], "xaxis": "x", "y": [10499], "yaxis": "y"}, {"hovertemplate": "<b>%{hovertext}</b><br><br>Brand=xiaomi<br>Ratings=%{marker.size}<br>Offer_Price=%{y}<extra></extra>", "hovertext": ["Xiaomi 11i 5G"], "legendgroup": "xiaomi", "marker": {"color": "#00cc96", "size": [22635], "sizemode": "area", "sizeref": 365.2, "symbol": "circle"}, "mode": "markers", "name": "xiaomi", "orientation": "v", "showlegend": true, "type": "scatter", "x": [22635], "xaxis": "x", "y": [22999], "yaxis": "y"}, {"hovertemplate": "<b>%{hovertext}</b><br><br>Brand=micromax<br>Ratings=%{marker.size}<br>Offer_Price=%{y}<extra></extra>", "hovertext": ["Micromax IN Note 1"], "legendgroup": "micromax", "marker": {"color": "#ab63fa", "size": [50095], "sizemode": "area", "sizeref": 365.2, "symbol": "circle"}, "mode": "markers", "name": "micromax", "orientation": "v", "showlegend": true, "type": "scatter", "x": [50095], "xaxis": "x", "y": [10999], "yaxis": "y"}], "layout": {"autosize": true, "legend": {"itemsizing": "constant", "title": {"text": "Brand"}, "tracegroupgap": 0}, "margin": {"t": 60}, "title": {"text": "Interactive plot for Ratings and Offer Price"}, "xaxis": {"anchor": "y", "autorange": true, "domain": [0, 1], "range": [-36160.0, 642000.0], "title": {"text": "Ratings"}, "type": "linear"}, "yaxis": {"anchor": "x", "autorange": true, "domain": [0, 1], "range": [-35590.0, 194500.0], "title": {"text": "Offer Price"}, "type": "linear"}}}
